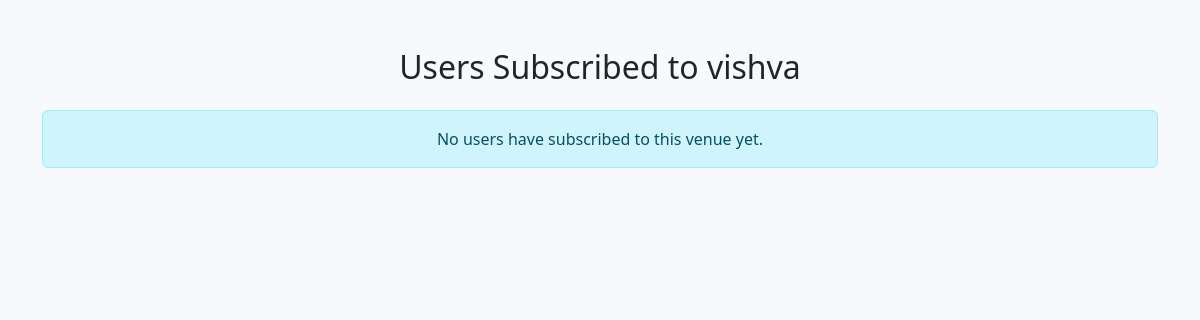
/owner/2/subscriptions, run on an earlier commit of the app's database.
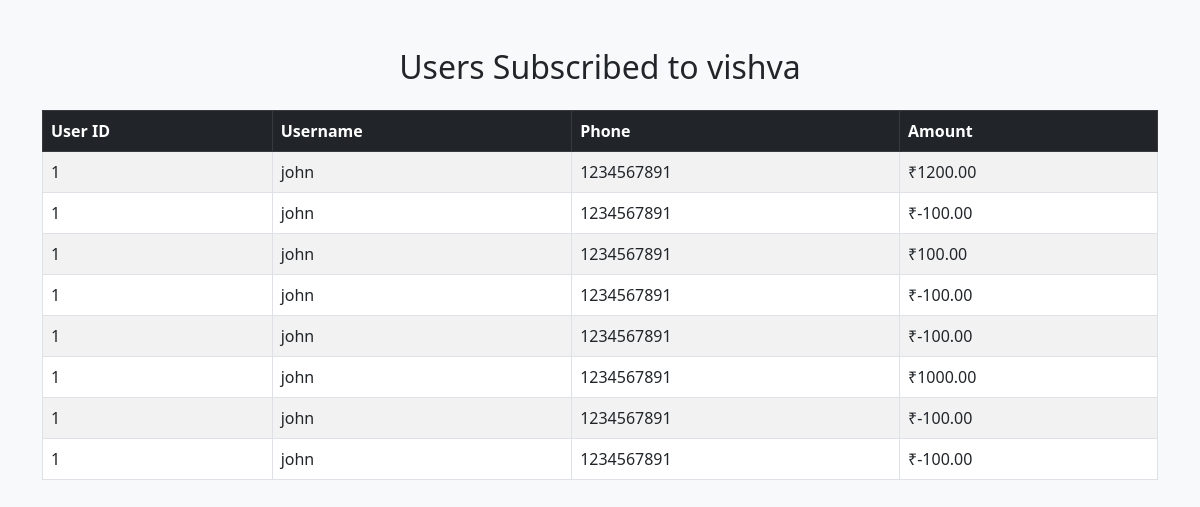
And on a later commit of the database.
### models.py (models this page shows, shortened)
class Owner(UserMixin, db.Model):
    __tablename__ = 'owners'
    id = db.Column(db.Integer, primary_key=True)
    username = db.Column(db.String(80), unique=True, nullable=False)
    email = db.Column(db.String(120), unique=True, nullable=False)
    password_hash = db.Column(db.String(256), nullable=False)
    phone = db.Column(db.String(20), nullable=False)
    gaming_center_name = db.Column(db.String(200), nullable=False)
    address = db.Column(db.String(255), nullable=True)
    active = db.Column(db.Boolean, default=True)
    created_at = db.Column(db.DateTime, default=datetime.utcnow)
    latitude = db.Column(db.Float, nullable=True)
    longitude = db.Column(db.Float, nullable=True)
    google_maps_link = db.Column(db.String(500), nullable=True)
    amenities = db.Column(db.Text, nullable=True)  # Stored as JSON string
    venue_image1 = db.Column(db.String(500), nullable=True)
    venue_image2 = db.Column(db.String(500), nullable=True)
    venue_image3 = db.Column(db.String(500), nullable=True)
    venue_image4 = db.Column(db.String(500), nullable=True)
    images_uploaded = db.Column(db.Boolean, default=False)
    consoles = db.relationship('Console', backref='owner', lazy=True, cascade='all, delete-orphan')
    subscriptions = db.relationship("Subscription", back_populates="owner", cascade="all, delete")

class Subscription(db.Model):
    __tablename__ = "subscription"
    id = db.Column(db.Integer, primary_key=True)
    amount = db.Column(db.Float, nullable=False)
    user_id = db.Column(db.Integer, db.ForeignKey('users.id'), nullable=False)
    owner_id = db.Column(db.Integer, db.ForeignKey('owners.id'), nullable=False)
    created_at = db.Column(db.DateTime, default=datetime.utcnow)
    user = db.relationship("User", back_populates="subscriptions")
    owner = db.relationship("Owner", back_populates="subscriptions")

class User(UserMixin, db.Model):
    __tablename__ = 'users'
    id = db.Column(db.Integer, primary_key=True)
    username = db.Column(db.String(80), unique=True, nullable=False)
    email = db.Column(db.String(120), unique=True, nullable=True)
    phone = db.Column(db.String(20), nullable=False , unique = True)
    password_hash = db.Column(db.String(256), nullable=False)
    full_name = db.Column(db.String(120), nullable=True)
    age = db.Column(db.Integer, nullable=True)
    created_at = db.Column(db.DateTime, default=datetime.utcnow)
    total_spent = db.Column(db.Float, default=0.0)
    bookings = db.relationship('TimeSlot', backref='user', lazy=True, foreign_keys='TimeSlot.user_id')
    coin_balances = db.relationship('UserCoinBalance', backref='user', lazy=True)
    subscriptions = db.relationship("Subscription", back_populates="user", cascade="all, delete")

### routes.py (the view)
@app.route('/owner/<int:owner_id>/subscriptions')
def owner_subscriptions(owner_id):
    owner = Owner.query.get_or_404(owner_id)
    subscriptions = Subscription.query.filter_by(owner_id=owner.id).all()
    return render_template('owner_subscriptions.html', owner=owner, subscriptions=subscriptions)

### templates/owner_subscriptions.html (shortened to what this page needs)
<!DOCTYPE html>
<html lang="en">
<head>
    <link href="https://cdn.jsdelivr.net/npm/bootstrap@5.3.0/dist/css/bootstrap.min.css" rel="stylesheet">
</head>
<body class="bg-light">
    <div class="container mt-5">
        <div class="text-center mb-4">
            <h2>Users Subscribed to {{ owner.username }}</h2>
        </div>
        {% if subscriptions %}
        <table class="table table-bordered table-striped">
            <thead class="table-dark">
                <tr>
                    <th>User ID</th>
                    <th>Username</th>
                    <th>Phone</th>
                    <th>Amount</th>
                </tr>
            </thead>
            <tbody>
                {% for sub in subscriptions %}
                <tr>
                    <td>{{ sub.user.id }}</td>
                    <td>{{ sub.user.username }}</td>
                    <td>{{ sub.user.phone }}</td>
                    <td>₹{{ '%.2f'|format(sub.amount) }}</td>
                </tr>
                {% endfor %}
            </tbody>
        </table>
        {% else %}
            <div class="alert alert-info text-center">
                No users have subscribed to this venue yet.
            </div>
        {% endif %}
    </div>
</body>
</html>

What changed in the data, as far as the page shows it:
added Subscription: user.id "1", user.username "john", user.phone "1234567891", amount "1200.00"
added Subscription: user.id "1", user.username "john", user.phone "1234567891", amount "-100.00"
added Subscription: user.id "1", user.username "john", user.phone "1234567891", amount "100.00"
added Subscription: user.id "1", user.username "john", user.phone "1234567891", amount "-100.00"
added Subscription: user.id "1", user.username "john", user.phone "1234567891", amount "-100.00"
added Subscription: user.id "1", user.username "john", user.phone "1234567891", amount "1000.00"
added Subscription: user.id "1", user.username "john", user.phone "1234567891", amount "-100.00"
added Subscription: user.id "1", user.username "john", user.phone "1234567891", amount "-100.00"
Also different on the page:
text no longer shown: "No users have subscribed to this venue yet."
text now shown: "User ID Username Phone Amount"
